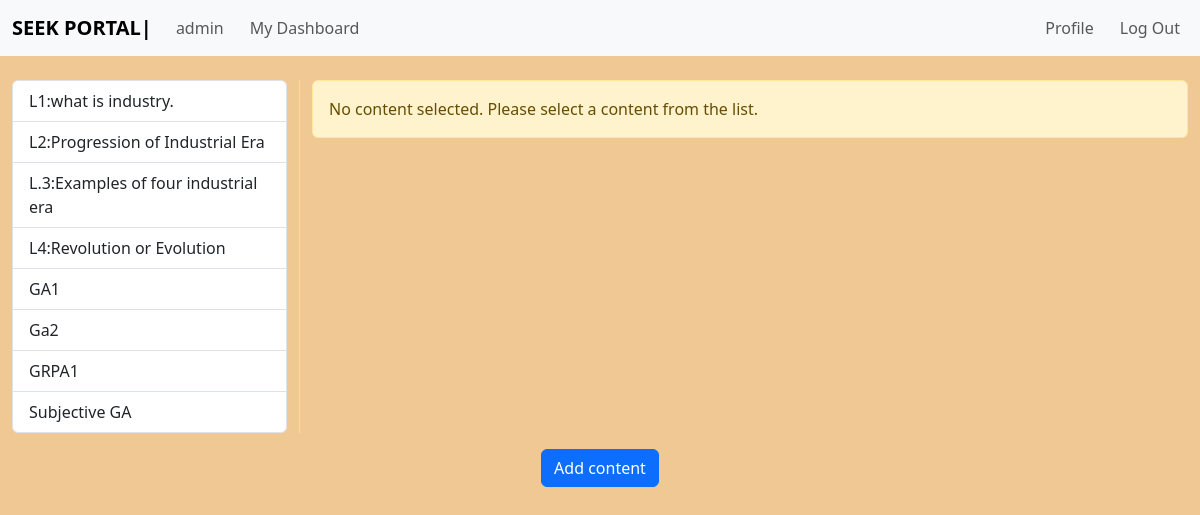
The app's page /admin/1/contents (signed in) with its own data.
### app.py (models this page shows)
class contents(db.Model):
    __tablename__ = "contents"
    content_id = db.Column(db.Integer, primary_key=True, autoincrement=True)
    content_name = db.Column(db.String(30), nullable=False)
    content_link = db.Column(db.String(50), nullable=False)
    content_transcript = db.Column(db.String(1000), nullable=False)
    content_course_id = db.Column(db.Integer, nullable=False)
    related_prompts = relationship("prompts", cascade="all, delete", backref=backref("content", cascade="all, delete"))

class MCQAssignment(db.Model):
    id = db.Column(db.Integer, primary_key=True)
    content_name = db.Column(db.String(30), nullable=False)
    question = db.Column(db.String(255), nullable=False)
    option_a = db.Column(db.String(100), nullable=False)
    option_b = db.Column(db.String(100), nullable=False)
    option_c = db.Column(db.String(100), nullable=False)
    option_d = db.Column(db.String(100), nullable=False)
    correct_answer = db.Column(db.String(100), nullable=False)
    course_id = db.Column(db.Integer, db.ForeignKey('course.course_id'), nullable=False)

class Coding(db.Model):
    question_id = db.Column(db.Integer, primary_key=True)
    coding_question = db.Column(db.String(255))
    content_name = db.Column(db.String(30), nullable=False)

class Subjective(db.Model):
    question_id = db.Column(db.Integer, primary_key=True)
    subjective_question = db.Column(db.String(255))
    content_name = db.Column(db.String(30), nullable=False)

### app.py (the view)
@app.route("/admin/<cat_id>/contents", methods=["GET", "POST"])
def admin_content(cat_id):
    if request.method == "GET":
        if session.get("logged_in"):
            admin_username = session["usr"]
            content_list = contents.query.filter_by(content_course_id=cat_id).all()
            mcq_assignments = MCQAssignment.query.filter_by(course_id=cat_id).all()
            coding_questions = Coding.query.all()
            subjective_questions = Subjective.query.all()  # Fetch all subjective questions
            selected_content_id = request.args.get("selected")
            selected_mcq_id = request.args.get("selected_mcq")
            selected_coding_id = request.args.get("selected_coding")
            selected_subjective_id = request.args.get("selected_subjective")  # New line for subjective question
            selected_content = contents.query.get(selected_content_id) if selected_content_id else None
            selected_mcq = MCQAssignment.query.get(selected_mcq_id) if selected_mcq_id else None
            selected_coding = Coding.query.get(selected_coding_id) if selected_coding_id else None
            selected_subjective = Subjective.query.get(selected_subjective_id) if selected_subjective_id else None  # Fetch selected subjective question
            return render_template(
                "contents.html",
                admin_username=admin_username,
                cat_id=cat_id,
                content_list=content_list,
                selected_content=selected_content,
                mcq_assignments=mcq_assignments,
                mcq_selected_content=selected_mcq,
                coding_questions=coding_questions,
                selected_coding=selected_coding,
                subjective_questions=subjective_questions,  # Pass subjective questions to template
                selected_subjective=selected_subjective  # Pass selected subjective question to template
            )
        return redirect("/admin_login")

### templates/contents.html (shortened to what this page needs)
{% extends "admin_base.html" %}
{% block usrname %}{{ admin_username }}{% endblock %}
{% block content %}
<div class="container-fluid mt-4">
  <div class="row">
    <div class="col-md-3" style="border-right: 1px solid #ddd;">
      <div class="list-group">
        {% for content in content_list %}
        <a href="?selected={{ content.content_id }}" class="list-group-item list-group-item-action {% if selected_content and content.content_id == selected_content.content_id %}active{% endif %}">
          {{ content.content_name }}
        </a>
        {% endfor %}
        {% for mcq in mcq_assignments %}
        <a href="?selected_mcq={{ mcq.id }}" class="list-group-item list-group-item-action {% if mcq_selected_content and mcq.id == mcq_selected_content.id %}active{% endif %}">
          {{ mcq.content_name }}
        </a>
        {% endfor %}
        {% for coding_q in coding_questions %}
        <a href="?selected_coding={{ coding_q.question_id }}" class="list-group-item list-group-item-action {% if selected_coding and coding_q.question_id == selected_coding.question_id %}active{% endif %}">
          {{ coding_q.content_name }}
        </a>
        {% endfor %}
        {% for subj in subjective_questions %}
        <a href="?selected_subjective={{ subj.question_id }}" class="list-group-item list-group-item-action {% if selected_subjective and subj.question_id == selected_subjective.question_id %}active{% endif %}">
          {{ subj.content_name }}
        </a>
        {% endfor %}
      </div>
    </div>
    <div class="col-md-9">
      {% if selected_content %}
      <div class="list-group-item mb-3" style="border: 1px solid #ddd; padding: 20px; background-color: #ffffff;">
        <div class="d-flex w-100 justify-content-between mb-3" style="border-bottom: 1px solid #ccc; padding-bottom: 10px;">
          <h5 class="mb-1" style="padding: 5px 10px; background-color: #f8f8f8; border-radius: 5px;">{{ selected_content.content_name }}</h5>
        </div>
        <div class="d-flex justify-content-center mb-3">
          {% if selected_content.content_link %}
          <div style="position: relative; width: 100%; max-width: 1000px; padding-bottom: 56.25%; height: 0; overflow: hidden; border: 1px solid #ccc; border-radius: 5px;">
            <iframe style="position: absolute; top: 0; left: 0; width: 100%; height: 100%;" src="https://www.youtube.com/embed/{{ selected_content.content_link }}" frameborder="0" allowfullscreen></iframe>
          </div>
          {% endif %}
        </div>
        <p class="mb-1" style="border-top: 1px solid #ccc; padding-top: 10px;">{{ selected_content.content_assignment }}</p>
        <p>Lecture Transcript</p>
        <p class="mb-1">{{ selected_content.content_transcript }}</p>
        <div class="d-flex justify-content-end mt-2">
          <a href="/admin/{{ cat_id }}/{{ selected_content.content_id }}/update" class="btn btn-warning mr-2" type="submit">Update content</a>
          <form action="/admin/{{ cat_id }}/{{ selected_content.content_id }}/delete" method="POST">
            <button class="btn btn-danger" type="submit">Delete content</button>
          </form>
        </div>
      </div>
      {% else %}
      <div class="alert alert-warning" role="alert">
        No content selected. Please select a content from the list.
      </div>
      {% endif %}
    </div>
  </div>
</div>
<div class="d-flex justify-content-center mt-3">
  <a href="/admin/{{ cat_id }}/create_content" class="btn btn-primary" type="submit">Add content</a>
</div>
{% endblock %}

### templates/admin_base.html (shortened to what this page needs)
<!DOCTYPE html>
<html lang="en">
<head>
  <link href="https://cdn.jsdelivr.net/npm/bootstrap@5.3.0-alpha1/dist/css/bootstrap.min.css" rel="stylesheet"
>
  <link rel="stylesheet" href="\static\css\flash_messages.css">
</head>
<body class="sinky">
  <nav class="navbar navbar-expand-lg bg-body-tertiary">
    <div class="container-fluid">
      <a class="navbar-brand"><b>SEEK PORTAL|</b> </a>
      <div class="collapse navbar-collapse" id="navbarSupportedContent">
        <ul class="navbar-nav">
          <li class="nav-item">
            <a class="nav-link" aria-current="page">{% block usrname %}{% endblock %}</a>
          </li>
          <li class="nav-item">
            <a class="nav-link" aria-current="page" href="/admin">My Dashboard</a>
          </li>
        </ul>
        <ul class="navbar-nav ml-auto">
          <li class="nav-item">
            <a class="nav-link" href="/a_profile">Profile</a>
          </li>
          <li class="nav-item">
            <a class="nav-link" href="/admin_logout" data-bs-target="#myModal" data-bs-toggle="modal">Log Out</a>
          </li>
        </ul>
      </div>
    </div>
  </nav>
  {% block content%}
  {% endblock%}
</body>
</html>

### static/css/flash_messages.css (style rules this page uses)
.sinky { background-color: rgb(240, 200, 148); }

### templates/admin_base.html (style rules this page uses)
.navbar-nav.ml-auto { margin-left: auto; }
.navbar-nav li { margin-right: 10px; }
.navbar-nav .nav-item:first-child { margin-left: auto; }
.navbar-nav .nav-item:last-child { margin-right: 0; }

### records on screen
contents: content_name "L1:what is industry."
contents: content_name "L2:Progression of Industrial Era"
contents: content_name "L.3:Examples of four industrial era"
contents: content_name "L4:Revolution or Evolution"
MCQAssignment: content_name "GA1"
MCQAssignment: content_name "Ga2"
Coding: content_name "GRPA1"
Subjective: content_name "Subjective GA"

### other values on screen
{{ admin_username }} "admin"
